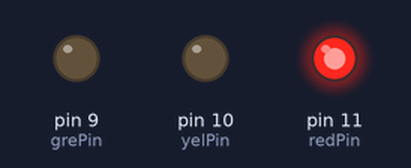
Simulated run of this sketch. Board: Arduino Uno, built with avr-gcc and run on an emulated ATmega328P. Parts: output pins drawn as LEDs (lit = HIGH).

Above: at 1.5 s.
At 6.5 s:
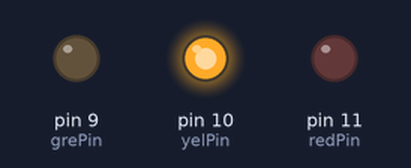
At 11.5 s:
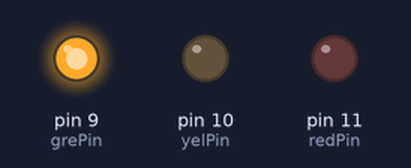
At 17.5 s:
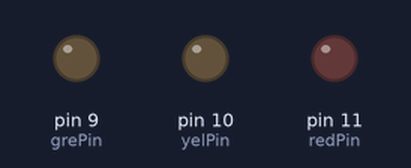
Timing chart, 0 to 18.2 s (numbered marks = the images above):
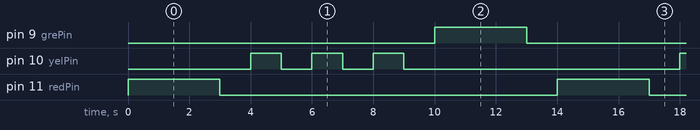

Measured:
- by itself, pin 9 (grePin), pin 11 (redPin): alternates HIGH for 3.0 s and LOW for 11.0 s
- by itself, pin 10 (yelPin): repeats every 14.0 s: 2 × (LOW 1.0 s, HIGH 1.0 s), LOW 9.0 s, HIGH 1.0 s
- by itself, everything shown: repeats every 14.0 s, in 10 steps

The sketch:

traffic_signal_blink.ino
```cpp
int i;
int redPin = 11;
int yelPin = 10;
int grePin = 9;

void setup()
{
  pinMode(redPin, OUTPUT);
  pinMode(yelPin, OUTPUT);
  pinMode(grePin, OUTPUT);
}

void loop()
{

    digitalWrite(redPin, HIGH);
    delay(3000);
    digitalWrite(redPin, LOW);
    delay(1000);

  for(i = 1; i <= 3; i++)
  {
    digitalWrite(yelPin, HIGH);
    delay(1000);
    digitalWrite(yelPin, LOW);
    delay(1000);
  }

  	digitalWrite(grePin, HIGH);
    delay(3000);
    digitalWrite(grePin, LOW);
    delay(1000);

}
```
